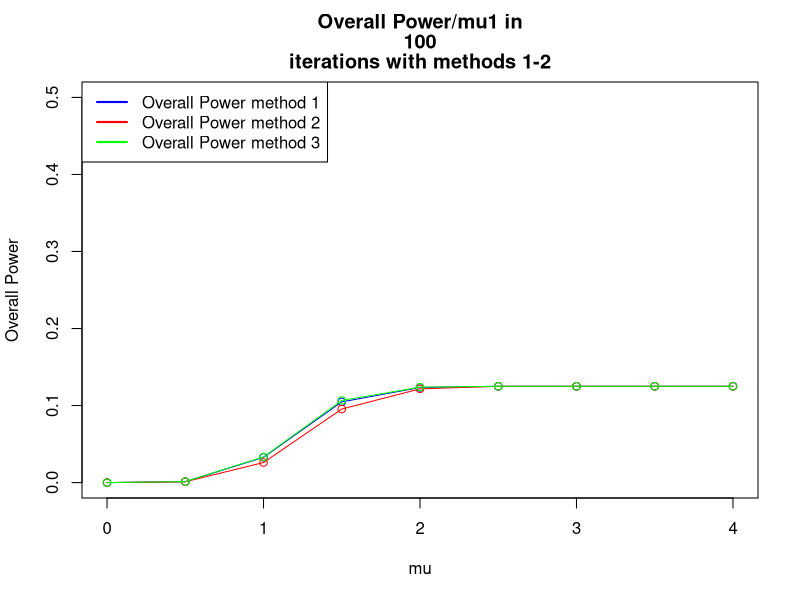
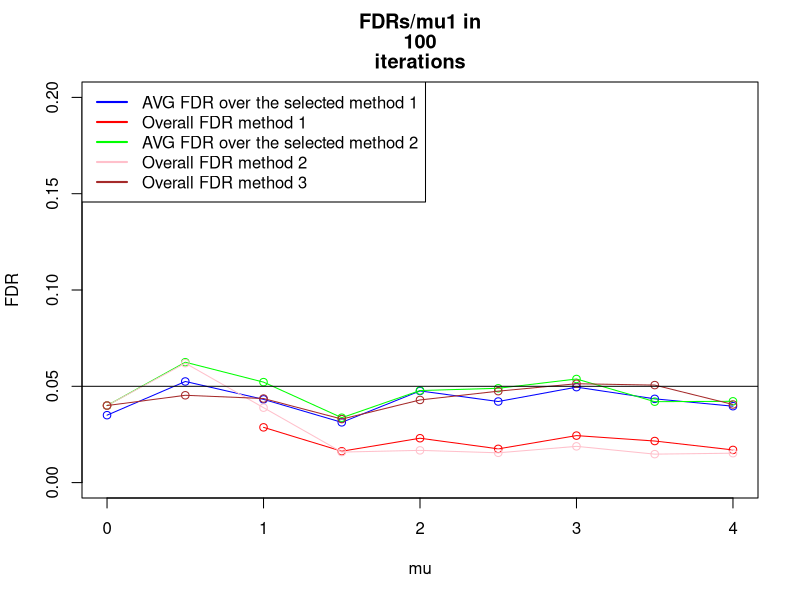
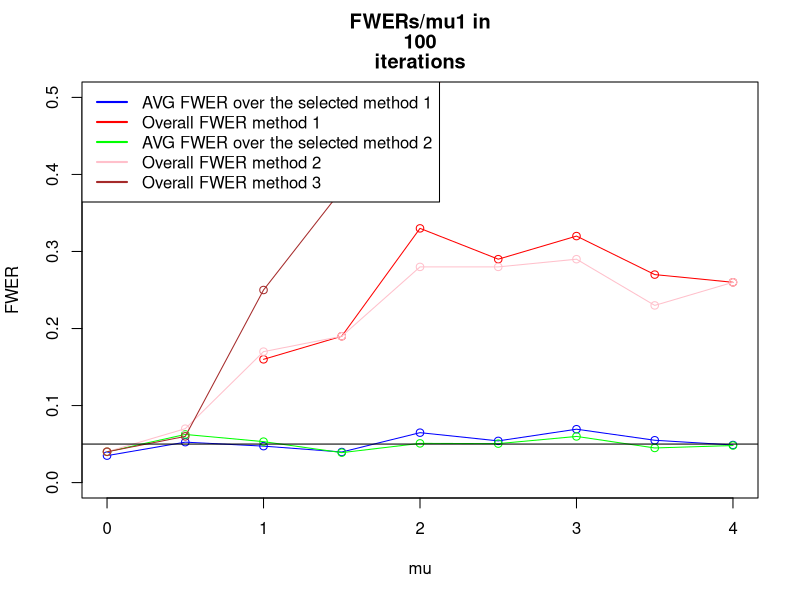
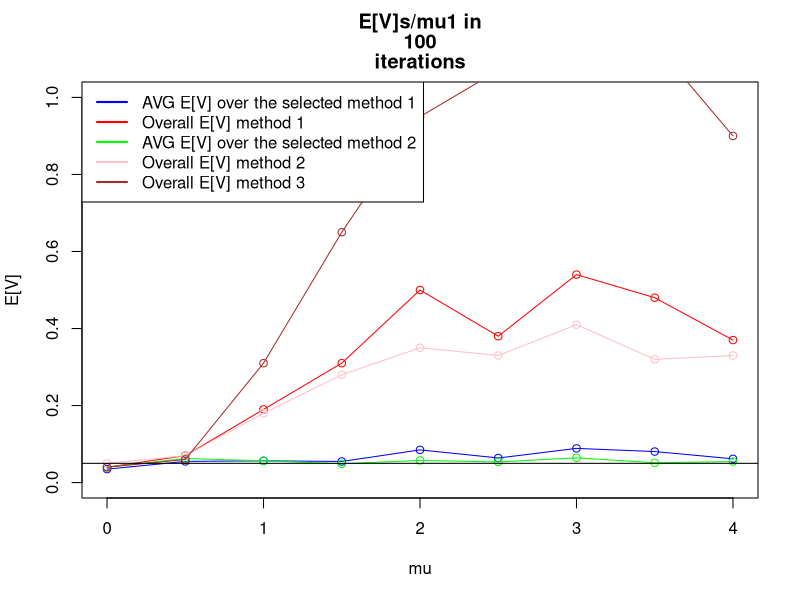
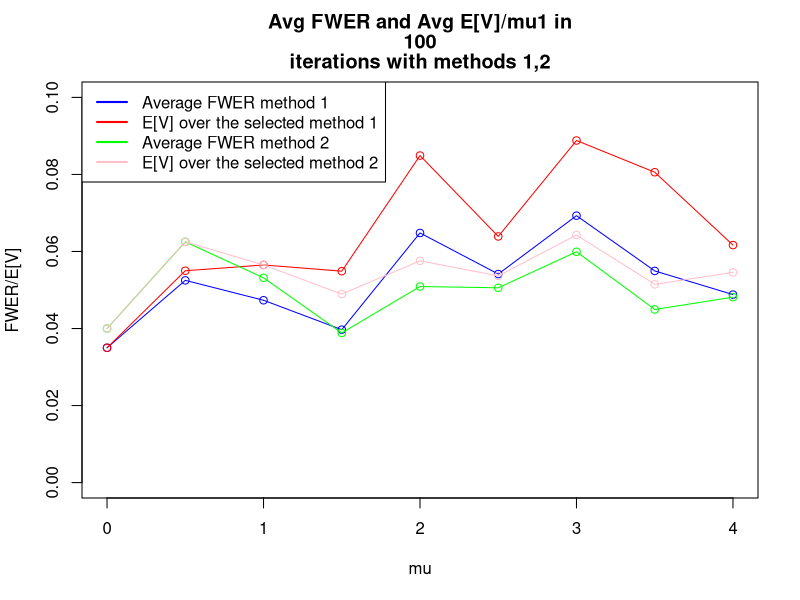

The R source for these figures, in order:
iteration <- setClass ("iteration",
        #Data structure that holds data regarding a certain iteration (=manipulation of random numbers)        
                       slots=c(xbars="numeric",
                               pvals="numeric",
                               refVec="logical",
                               numOfTrues="numeric",
                               truesMu1="numeric",
                               falsesMu1="numeric",
                               size="numeric",
                               proceduresApplied= "list"
                       )
)
procedure <- setClass ("procedure",
         #a data structure holding the results of certain procedure applied to an iteration
                       
                       slots=c(procedureName="function",
                               rejects="list",
                               fr="numeric",
                               power="numeric",
                               fdr="numeric",
                               fwer="numeric"
                       )
)

calcPower<-function (rejects, falseRejections, size,numOfTrues){
  return ((rejects$length-falseRejections)/(size-numOfTrues))
}

calcFDR<- function (rejects,falseRejections){
  if (rejects$length==0) return (0)
  else 
    return (falseRejections/rejects$length)
}

calcFWER<- function (rejects, falseRejections){
  if (rejects$length==0)
    return (0)
  if (falseRejections>0) 
    return (1)
  if (falseRejections==0) 
    return (0)
}

countFalseRejections<-function (rejects , refVec){
  if (rejects$length==0){ #if there were no rejects at all
    return (0)
  }
  
  fr<-0 #false rejections counter
  for (i in 1:rejects$length){ # count num of false rejects
#     print (refVec)
    if (refVec[rejects$ix[i]]==FALSE) { #if the rejection was false
      fr<-fr+1
    }
  }
  return (fr) 
}

SelectFamiliesBH<-function (familiesSimesPVals){
  #b<-p.adjust(familiesSimesPVals,method="BH")
  #return (which(b<0.05))
  #print ("SELECT: ")
  #print (Preject(familiesSimesPVals))
  #print ("BH SELECT")
  return (Preject(method="BH", pvals=familiesSimesPVals))
  
}  
#return Array of Selected Families and old ixs



rejectTukey <- function (xbars,S,groupSize,qStar){
  statistics=as.numeric(dist(xbars)/sqrt(S/groupSize))
  b<-which(statistics>=qStar)

#   print (statistics)
#   print ("Q*")
#   print (qStar)
#   print (list("length"=length(b), "ix"=b))
  return (list("length"=length(b), "ix"=b))
}

Preject <- function (method="BH", pvals=c(0), details=FALSE, alpha =0.05){
  a<-p.adjust(p=pvals,method=method)
#   print (a)
  b<- which(a<alpha)
  return (list ("length"=length(b), "ix"=b))
}

calcTukeyPVal <-function(xbars,S,groupSize, familySize){
  pval<- 1-ptukey(q=max(dist(xbars))/sqrt(S/groupSize), 
                  nmeans=familySize ,df=familySize * (groupSize-1))
  return (pval)
}

calcPairwisePVals <-function (xbars,S,groupSize, familySize,i=1,details=FALSE){
  ##useful for method C phase 2
  pvals=2*(1-pt(q=dist(xbars)/sqrt(2*S[i]/groupSize),
                df= familySize*(groupSize-1)))
  if (details==TRUE){
    print (c("PAIRWISE", pvals))
    print (as.numeric(pvals))
  }
  #readline()
  return (as.numeric(pvals))
}

getRandomXBars <-function (size, numOfTrues, truesMu1=0, falsesMu1, sd=1){
  xbar<- rep(NA,size) #init xbar
  xbar[1:numOfTrues]<- (rnorm(n=numOfTrues,mean=truesMu1,sd=sd)) 
  #define the null first families
  xbar[(numOfTrues+1):size]<- (rnorm(n=size-numOfTrues,mean=falsesMu1,sd=sd)) 
  #define the non-null last families   
#   print (xbar)
#   readline()
  return (xbar)
}
setDesVector <-function (size, numOfZeros,mu=4){
  a<-rep(0,numOfZeros)
  b<-rep(mu,size-numOfZeros)
  return (c(a,b))
}

setRefVectorBig <-function(size, numOfZeros,mu){
  DesVector<-setDesVector(size,numOfZeros,mu)
#   print ("DesVector:")
#   print (DesVector)
  return (as.logical(dist(DesVector)))
}

setRefVector <- function (size, numOfTrues){
  #initialize reference vector
  refvec<-rep (NA,size)
  refvec[1:numOfTrues]<- TRUE # these will be true discoveries
  refvec[(numOfTrues+1):size]<- FALSE # these will be False Discoveries
  return (refvec)
}


#method A(3): OVerall BH (one level)
#method B(2): QTukey Statistics (2 levels) 1: TukeyPval , 2: QTukey Stat
#method C(1): BH with pairwise Pval (2 levels) 1: TukeyPVal, 2:Pairwise PVal
#method 4: To be added later - currently empty

#this algorithm builds "numOfFamilies" families, each family of size "familySize",
#with "numOfTrues" trues and the rest of the families are false, with 5 families in which there 
#are signal (=numOfTrues is used), and the rest of the families are with no signal (all mus are 0)
#then uses 3 different methods to reject.
tukeyTest2 <-function(n=10000, numOfFamilies=40, familySize=3, numOfTrues=1,
                  minMu1=0, maxMu1=4, interval=0.5, alpha=0.05, groupSize=16,details=FALSE){
  
  #definition of constant df
  df=familySize*(groupSize-1) #calculate degs of freedom
  
  #declration of matrices to keep means, size is # of methods * the number of mu values 
  OvrPowerMeans<-matrix(0,4,(maxMu1-minMu1)/interval+1)
  AVGFDRMeans<-matrix(0,2,(maxMu1-minMu1)/interval+1)
  OvrFDRMeans<-matrix(0,4,(maxMu1-minMu1)/interval+1)
  AVGFWERMeans<-matrix(0,2,(maxMu1-minMu1)/interval+1)
  OvrFWERMeans<-matrix(0,4,(maxMu1-minMu1)/interval+1)
  OvrFRMeans<-matrix(0,4,(maxMu1-minMu1)/interval+1)
  AVGFRMeans<-matrix(0,2,(maxMu1-minMu1)/interval+1)
  
  for (mu in seq(minMu1,maxMu1,interval)){
    
    #matrices for each mu1
    TotalAVGFDR<-matrix(0,2,n)
    TotalAVGFWER<-matrix(0,2,n)
    TotalOvrFWER<-matrix(0,4,n)
    TotalOvrPower<-matrix(0,4,n)
    TotalAVGFR<-matrix(0,2,n)
    TotalOvrFR<-matrix(0,4,n)
    TotalOvrFDR<-matrix(0,4,n)
    print (mu)
  #     readline()
    
    #each iteration
    for (iters in 1:n){
#       print (c("iter:" ,iters))
      
      #setup  of variables
      familyArray= list(numOfFamilies);
      familiesTukeyPVals = numeric(numOfFamilies);
      
      
      SelectedFamilies<-list(0);
      OverallRejectsLength<-numeric(2) # 2 slots for each method B/C
      OverallFR <- numeric(2)
      FDRSum <-numeric(2)
      FWERSum <- numeric(2)
      jointFamily <- new ("iteration",
                          size=familySize*numOfFamilies,
                          numOfTrues=numOfTrues*numOfFamilies,
                          falsesMu1=mu
      )
      
      ##init variance vector
      S=rchisq(n=numOfFamilies,df=df)/df
      
      for (i in 1:numOfFamilies){
        
        familyArray[[i]]= new ("iteration",
                               size=familySize,
                               numOfTrues=1,
                               falsesMu1=mu
        ) #init family
        
        
        if (i<6){ #first 5 families with signal
          familyArray[[i]]@refVec=setRefVectorBig(
            size=familyArray[[i]]@size,
            numOfZeros=familyArray[[i]]@size-familyArray[[i]]@numOfTrues,
            mu=mu)
#           print ("Reference vector:")
#           print (familyArray[[i]]@refVec)
          #build reference Vector
          familyArray[[i]]@xbars=getRandomXBars(familyArray[[i]]@size,
                                                numOfTrues=familySize-1,
                                                falsesMu1=mu,
                                                sd=sqrt(1/groupSize))
                  }
        else { #35 families no signal
          familyArray[[i]]@refVec=setRefVectorBig(
            size=familyArray[[i]]@size,
            numOfZeros=familyArray[[i]]@size,
            mu=mu)
#           print ("Reference vector:")
#           print (familyArray[[i]]@refVec)
          #build reference Vector
          familyArray[[i]]@xbars=getRandomXBars(familyArray[[i]]@size,
                                                numOfTrues=1,
                                                falsesMu1=0,
                                                sd=sqrt(1/groupSize))
            }
        if (details==TRUE){
#           print (i)
#           print (familyArray[[i]]@xbars)         
        } #end details print
        
        familyArray[[i]]@pvals=calcPairwisePVals(familyArray[[i]]@xbars,
                                                 S,
                                                 groupSize,
                                                 familySize,
                                                 i=i)
        #calc Pairwise PVals for Method C(1)
        
        familyArray[[i]]@proceduresApplied=append(familyArray[[i]]@proceduresApplied,
                                                  new ("procedure"))
        familyArray[[i]]@proceduresApplied=append(familyArray[[i]]@proceduresApplied,
                                                  new ("procedure"))
        familiesTukeyPVals[i]=calcTukeyPVal(familyArray[[i]]@xbars
                                            ,S[i],groupSize, familySize)
        #calc Tukey PVals for method B(2)

#         print (c("family tukey pval", i, familiesTukeyPVals[i]))
        
        #add to jointFamily for methods 3-4
        jointFamily@refVec=append(jointFamily@refVec,familyArray[[i]]@refVec)
        jointFamily@xbars=append(jointFamily@xbars,familyArray[[i]]@xbars)
        jointFamily@pvals=append(jointFamily@pvals,familyArray[[i]]@pvals)
        jointFamily@proceduresApplied=append(familyArray[[i]]@proceduresApplied,
                                             new ("procedure"))
        jointFamily@proceduresApplied=append(familyArray[[i]]@proceduresApplied,
                                             new ("procedure"))
      } #end for i
      
      #method B,C step 1: select interesting families using BH
      SelectedFamilies[[1]]<-SelectFamiliesBH(familiesTukeyPVals)
      SelectedFamilies[[2]]<-SelectedFamilies[[1]] #for this stage selection for both methods is the same
      qStar=qtukey(p=1-alpha*SelectedFamilies[[1]]$length/numOfFamilies,
                   nmeans=familySize,df=df)
#       print (familyArray[[i]]@pvals, qStar)
#       print (SelectedFamilies[[1]])
#       readline()
      
      
      ##method 1/2 step 2: #process BH/QTukey on selected families
      for (methodix in 1:2){ #run through methods
        if (SelectedFamilies[[methodix]]$length>0){	 #if there are any selected families
          for (i in 1:SelectedFamilies[[methodix]]$length){ #run thru selected families
            
            if (methodix==1){
              #method 1=method C
              #print ("1")
              # reject inside the selected families with BH alpha=0.05*r/m
              familyArray[[SelectedFamilies[[methodix]]$ix[i]]]@proceduresApplied[[1]]@rejects<-
                Preject(method="BH", pvals=familyArray[[SelectedFamilies[[methodix]]$ix[i]]]@pvals, 
                        alpha=alpha*SelectedFamilies[[methodix]]$length/numOfFamilies)
            }
            if (methodix==2){
              #methodB
              #print ("2")
              # reject inside the selected families with QTUKEY threshold
              familyArray[[SelectedFamilies[[methodix]]$ix[i]]]@proceduresApplied[[2]]@rejects<-
                rejectTukey( familyArray[[SelectedFamilies[[methodix]]$ix[i]]]@xbars,
                            S[SelectedFamilies[[methodix]]$ix[i]],
                            groupSize,
                            qStar)
#               print (dist(familyArray[[SelectedFamilies[[methodix]]$ix[i]]]@xbars))
#               print (familyArray[[SelectedFamilies[[methodix]]$ix[i]]]@refVec)
#               readline()
            }
            
            #calc frs,power,fdr,fwer for the ith selectedfamily
            familyArray[[SelectedFamilies[[methodix]]$ix[i]]]@proceduresApplied[[methodix]]@fr=
              countFalseRejections(
                familyArray[[SelectedFamilies[[methodix]]$ix[i]]]@proceduresApplied[[methodix]]@rejects,
                familyArray[[SelectedFamilies[[methodix]]$ix[i]]]@refVec)

            familyArray[[SelectedFamilies[[methodix]]$ix[i]]]@proceduresApplied[[methodix]]@power=
              calcPower(familyArray[[SelectedFamilies[[methodix]]$ix[i]]]@proceduresApplied[[methodix]]@rejects,
                        familyArray[[SelectedFamilies[[methodix]]$ix[i]]]@proceduresApplied[[methodix]]@fr, 
                        familyArray[[SelectedFamilies[[methodix]]$ix[i]]]@size, 
                        familyArray[[SelectedFamilies[[methodix]]$ix[i]]]@numOfTrues)

            familyArray[[SelectedFamilies[[methodix]]$ix[i]]]@proceduresApplied[[methodix]]@fdr=
              calcFDR(familyArray[[SelectedFamilies[[methodix]]$ix[i]]]@proceduresApplied[[methodix]]@rejects,
                      familyArray[[SelectedFamilies[[methodix]]$ix[i]]]@proceduresApplied[[methodix]]@fr)
          
            familyArray[[SelectedFamilies[[methodix]]$ix[i]]]@proceduresApplied[[methodix]]@fwer=
              calcFWER(familyArray[[SelectedFamilies[[methodix]]$ix[i]]]@proceduresApplied[[methodix]]@rejects,
                       familyArray[[SelectedFamilies[[methodix]]$ix[i]]]@proceduresApplied[[methodix]]@fr)
           if (details==TRUE){ 
              print (c("Family number:", SelectedFamilies[[methodix]]$ix[i]))
              print (c("FRs:", familyArray[[SelectedFamilies[[methodix]]$ix[i]]]@proceduresApplied[[methodix]]@fr))
              print (c("FDR:", familyArray[[SelectedFamilies[[methodix]]$ix[i]]]@proceduresApplied[[methodix]]@fdr))
              print (c("FWER: ", familyArray[[SelectedFamilies[[methodix]]$ix[i]]]@proceduresApplied[[methodix]]@fwer))
              print (c("Power: ", familyArray[[SelectedFamilies[[methodix]]$ix[i]]]@proceduresApplied[[methodix]]@power))
              print (c("Rejects:", familyArray[[SelectedFamilies[[methodix]]$ix[i]]]@proceduresApplied[[methodix]]@rejects$length))
             } #end details print
            FDRSum[methodix]=FDRSum[methodix]+familyArray[[SelectedFamilies[[methodix]]$ix[i]]]@proceduresApplied[[methodix]]@fdr
            FWERSum[methodix]=FWERSum[methodix]+familyArray[[SelectedFamilies[[methodix]]$ix[i]]]@proceduresApplied[[methodix]]@fwer					
            OverallFR[methodix]=OverallFR[methodix]+familyArray[[SelectedFamilies[[methodix]]$ix[i]]]@proceduresApplied[[methodix]]@fr
            OverallRejectsLength[methodix]=OverallRejectsLength[methodix]+familyArray[[SelectedFamilies[[methodix]]$ix[i]]]@
                                          proceduresApplied[[methodix]]@rejects$length
            
          } #end for loop of i selected families     
#           print (c("OVERALL REJECTS LENGTH method :", methodix ,OverallRejectsLength[methodix]))
            
          TotalAVGFDR[methodix, iters]<-FDRSum[methodix]/SelectedFamilies[[methodix]]$length
          TotalAVGFWER[methodix, iters]<-FWERSum[methodix]/SelectedFamilies[[methodix]]$length
          TotalOvrPower[methodix, iters]<- (OverallRejectsLength[methodix]-OverallFR[methodix])/(40*(familySize-numOfTrues))
          TotalOvrFR[methodix, iters]<-OverallFR[methodix]
          TotalAVGFR[methodix, iters]<-OverallFR[methodix]/SelectedFamilies[[methodix]]$length
          TotalOvrFDR[methodix, iters]<- OverallFR[methodix]/OverallRejectsLength[methodix]
          TotalOvrFWER[methodix, iters]<-sign(TotalOvrFDR[methodix, iters])
          
          print (c("Iteration:", iters, "mu1:", mu, "method:", methodix))
          print (c("Average FDR:", FDRSum[methodix]/SelectedFamilies[[methodix]]$length))
          print (c("Overall FDR: ",  OverallFR[methodix]/OverallRejectsLength[methodix]))
          print (c("Average FWER: ", FWERSum[methodix]/SelectedFamilies[[methodix]]$length))
          print (c("Overall FR: ", OverallFR[methodix]))
          print (c("Interesting Families () are",SelectedFamilies[[methodix]]))
          #readline()
         
          
        } #end if selected families exist
        else {
          #"no selected families in iteration - all stats  are 0"
           print ("no families selected")
          TotalAVGFDR[methodix,iters]<-0
          TotalAVGFWER[methodix,iters]<-0
          TotalOvrFWER[methodix,iters]<-0
          TotalOvrPower[methodix,iters]<-0
          TotalOvrFR[methodix,iters]<-0
          TotalAVGFR[methodix,iters]<-0
          TotalOvrFDR[methodix,iters]<-0
        }
      } #end for methodix
      
      # methods 3/4
      for (methodix in 3:3){
        if (methodix==3){
          #method 3 - overall BH - take joint family and reject in it using BH
          jointFamily@proceduresApplied[[methodix-2]]@rejects=Preject(method="BH", pvals=jointFamily@pvals, alpha=0.05)
        }
#         if (methodix==4){
#           jointFamily@proceduresApplied[[methodix-2]]@rejects=Preject(method="bon", pvals=jointFamily@pvals, alpha=0.05)
#         }
#         
        #calc stats for joint family
        jointFamily@proceduresApplied[[methodix-2]]@fr=countFalseRejections(jointFamily@proceduresApplied[[methodix-2]]@rejects,jointFamily@refVec)
        jointFamily@proceduresApplied[[methodix-2]]@power=calcPower(jointFamily@proceduresApplied[[methodix-2]]@rejects,
                                                                    jointFamily@proceduresApplied[[methodix-2]]@fr, jointFamily@size, jointFamily@numOfTrues)
        jointFamily@proceduresApplied[[methodix-2]]@fdr=calcFDR(jointFamily@proceduresApplied[[methodix-2]]@rejects,
                                                                jointFamily@proceduresApplied[[methodix-2]]@fr)
        jointFamily@proceduresApplied[[methodix-2]]@fwer=calcFWER(jointFamily@proceduresApplied[[methodix-2]]@rejects, 
                                                                  jointFamily@proceduresApplied[[methodix-2]]@fr)
        
        TotalOvrFDR[methodix,iters]=jointFamily@proceduresApplied[[methodix-2]]@fdr
        TotalOvrFWER[methodix,iters]=jointFamily@proceduresApplied[[methodix-2]]@fwer					
        TotalOvrFR[methodix,iters]=jointFamily@proceduresApplied[[methodix-2]]@fr
        TotalOvrPower[methodix,iters]=jointFamily@proceduresApplied[[methodix-2]]@power						
        
      }
      #			print ("TOTAL OVR FDR")
      #			print (TotalOvrFDR)
    } #end n for - iterations
    
    #print ("Total AVG FDR")
    #print (mean(TotalAVGFDR))
    #print ("Total AVG FWER")
    #print (mean(TotalAVGFWER))
    #print ("Total Ovr FR")
    #print (mean(TotalOvrFR))
    #print ("Total OVr FDR")
    #print (mean(TotalOvrFDR))
    
    for (methodix in 1:3){
      if (methodix<3){
        AVGFDRMeans[methodix,(mu-minMu1)/interval+1]<-mean(TotalAVGFDR[methodix,])
        AVGFWERMeans[methodix,(mu-minMu1)/interval+1]<-mean(TotalAVGFWER[methodix,])
        AVGFRMeans[methodix,(mu-minMu1)/interval+1]<-mean(TotalAVGFR[methodix,])
      }
      OvrPowerMeans[methodix,(mu-minMu1)/interval+1]<-mean(TotalOvrPower[methodix,])
      OvrFDRMeans[methodix,(mu-minMu1)/interval+1]<-mean(TotalOvrFDR[methodix,])
      OvrFWERMeans[methodix,(mu-minMu1)/interval+1]<-mean(TotalOvrFWER[methodix,])
      OvrFRMeans[methodix,(mu-minMu1)/interval+1]<-mean(TotalOvrFR[methodix,])
      
      #			print ('Ovr fdrmeans')
      #			print (OvrFDRMeans)
      
    }#end methodix for 
  } #end mu for
  
  
  
  #	print (OvrFDRMeans[1,])
  #	print (OvrFDRMeans[2,])
  #	print (AVGFDRMeans[1,])
  #	print (AVGFDRMeans[2,])
  #	
  
  plot (seq(minMu1,maxMu1,interval),OvrPowerMeans[1,], 
        col="blue", ylim=c(0,0.5),xlab= "mu", ylab= "Overall Power",
        main =c("Overall Power/mu1 in", n, "iterations with methods 1-2"), type="o")
  lines (seq(minMu1,maxMu1,interval),OvrPowerMeans[2,], col="red", type="o")
  lines (seq(minMu1,maxMu1,interval),OvrPowerMeans[3,], col="green", type="o")
#   lines (seq(minMu1,maxMu1,interval),OvrPowerMeans[4,], col="pink", type="o")
  
  
  legend("topleft", 
         legend= c("Overall Power method 1", "Overall Power method 2", 
                   "Overall Power method 3"), 
         lty=c(1,1,1,1),
         lwd=c(2,2,2,2),
         col=c("blue","red", "green", "pink")
  )
  plot (seq(minMu1,maxMu1,interval),AVGFDRMeans[1,], 
        col="blue", ylim=c(0,0.2),xlab= "mu", ylab= "FDR",
        main =c("FDRs/mu1 in", n, "iterations"), type="o")
  lines (seq(minMu1,maxMu1,interval),OvrFDRMeans[1,], col="red", type="o")
  lines (seq(minMu1,maxMu1,interval),AVGFDRMeans[2,], col="green", type="o")
  lines (seq(minMu1,maxMu1,interval),OvrFDRMeans[2,], col="pink", type="o")
  lines (seq(minMu1,maxMu1,interval),OvrFDRMeans[3,], col="brown", type="o")
#   lines (seq(minMu1,maxMu1,interval),OvrFDRMeans[4,], col="cyan", type="o")
  abline (h=0.05, col="black")
  
  legend("topleft", 
         legend= c("AVG FDR over the selected method 1", "Overall FDR method 1", "AVG FDR over the selected method 2", "Overall FDR method 2", 
                   "Overall FDR method 3"), 
         lty=c(1,1,1,1),
         lwd=c(2,2,2,2),
         col=c("blue","red", "green", "pink", "brown")
  )
  plot (seq(minMu1,maxMu1,interval),AVGFWERMeans[1,], 
        col="blue", ylim=c(0,0.5),xlab= "mu", ylab= "FWER",
        main =c("FWERs/mu1 in", n, "iterations"), type="o")
  lines (seq(minMu1,maxMu1,interval),OvrFWERMeans[1,], col="red", type="o")
  lines (seq(minMu1,maxMu1,interval),AVGFWERMeans[2,], col="green", type="o")
  lines (seq(minMu1,maxMu1,interval),OvrFWERMeans[2,], col="pink", type="o")
  lines (seq(minMu1,maxMu1,interval),OvrFWERMeans[3,], col="brown", type="o")
#   lines (seq(minMu1,maxMu1,interval),OvrFWERMeans[4,], col="cyan", type="o")
  abline (h=0.05, col="black")
  
  legend("topleft", 
         legend= c("AVG FWER over the selected method 1", "Overall FWER method 1", "AVG FWER over the selected method 2", "Overall FWER method 2", 
                   "Overall FWER method 3"), 
         lty=c(1,1,1,1),
         lwd=c(2,2,2,2),
         col=c("blue","red", "green", "pink", "brown")
  )
  
  plot (seq(minMu1,maxMu1,interval),AVGFRMeans[1,], 
        col="blue", ylim=c(0,1),xlab= "mu", ylab= "E[V]",
        main =c("E[V]s/mu1 in", n, "iterations"), type="o")
  lines (seq(minMu1,maxMu1,interval),OvrFRMeans[1,], col="red", type="o")
  lines (seq(minMu1,maxMu1,interval),AVGFRMeans[2,], col="green", type="o")
  lines (seq(minMu1,maxMu1,interval),OvrFRMeans[2,], col="pink", type="o")
  lines (seq(minMu1,maxMu1,interval),OvrFRMeans[3,], col="brown", type="o")
#   lines (seq(minMu1,maxMu1,interval),OvrFRMeans[4,], col="cyan", type="o")
  abline (h=0.05, col="black")
  
  legend("topleft", 
         legend= c("AVG E[V] over the selected method 1", "Overall E[V] method 1", "AVG E[V] over the selected method 2", "Overall E[V] method 2", 
                   "Overall E[V] method 3"), 
         lty=c(1,1,1,1),
         lwd=c(2,2,2,2),
         col=c("blue","red", "green", "pink", "brown")
  )
  plot (seq(minMu1,maxMu1,interval),AVGFWERMeans[1,] , col="blue", ylim=c(0,0.1),
        ylab="FWER/E[V]", xlab="mu",
        main =c("Avg FWER and Avg E[V]/mu1 in", n, "iterations with methods 1,2"), type="o")
#    readline()
  lines (seq(minMu1,maxMu1,interval),AVGFRMeans[1,], col="red", type="o")
  lines (seq(minMu1,maxMu1,interval),AVGFWERMeans[2,], col="green", type="o")
  lines (seq(minMu1,maxMu1,interval),AVGFRMeans[2,], col="pink", type="o")
  
  legend("topleft", 
         legend= c("Average FWER method 1","E[V] over the selected method 1",
                   "Average FWER method 2","E[V] over the selected method 2"), 
         lty=c(1,1,1,1),
         lwd=c(2,2,2,2),
         col=c("blue","red", "green", "pink")
  )
  #change column names in table
    colnames(OvrPowerMeans)<-seq(minMu1,maxMu1,interval)
    colnames(OvrFDRMeans)<-seq(minMu1,maxMu1,interval)
    colnames(AVGFDRMeans)<-seq(minMu1,maxMu1,interval)
    colnames(OvrFWERMeans)<-seq(minMu1,maxMu1,interval)
    colnames(OvrFRMeans)<-seq(minMu1,maxMu1,interval)
    colnames(AVGFRMeans)<-seq(minMu1,maxMu1,interval)
    colnames(AVGFWERMeans)<-seq(minMu1,maxMu1,interval)

    print ("OVERALL POWER:")
    print(OvrPowerMeans)
    print ("AVG FDR:")
    print( AVGFDRMeans)
    print ("OVERALL FDR:")
    print( OvrFDRMeans)
    print ("OVERALL FWER:")
    print(OvrFWERMeans)
    print ("OVERALL E[V]:")
    print(OvrFRMeans)
    print ("AVG E[V]: ")
    print (AVGFRMeans)
    print ("AVG FWER: ")
    print (AVGFWERMeans)
    write.csv(TotalAVGFDR, file = "tukeyTest2.csv")
}

#tukeyTest2(n=100)
tukeyTest2(n=100, familySize=5,minMu1=0, maxMu1=4,details=TRUE)
